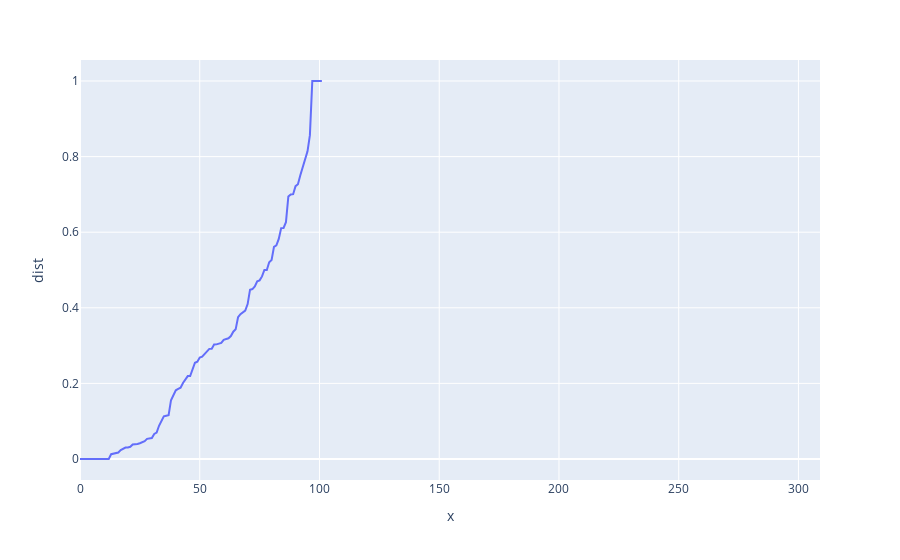

Here is the notebook cell this chart was saved with:
### Code cell
import plotly.express as px

px.line(df.sort_values(by="dist"), x=range(len(df)), y="dist").show()

### Figure 1 — Plotly figure (JSON) as saved in the notebook; plotly's stock layout.template omitted (floating-point values rounded to 4 significant figures; data arrays with more than 128 entries replaced by an {"elided": "..."} marker saying what was removed)
{"data": [{"hovertemplate": "x=%{x}<br>dist=%{y}<extra></extra>", "legendgroup": "", "line": {"color": "#636efa", "dash": "solid"}, "marker": {"symbol": "circle"}, "mode": "lines", "name": "", "orientation": "v", "showlegend": false, "type": "scatter", "x": {"elided": "310 int values"}, "xaxis": "x", "y": {"elided": "310 float values"}, "yaxis": "y"}], "layout": {"legend": {"tracegroupgap": 0}, "margin": {"t": 60}, "xaxis": {"anchor": "y", "domain": [0, 1], "title": {"text": "x"}}, "yaxis": {"anchor": "x", "domain": [0, 1], "title": {"text": "dist"}}}}
